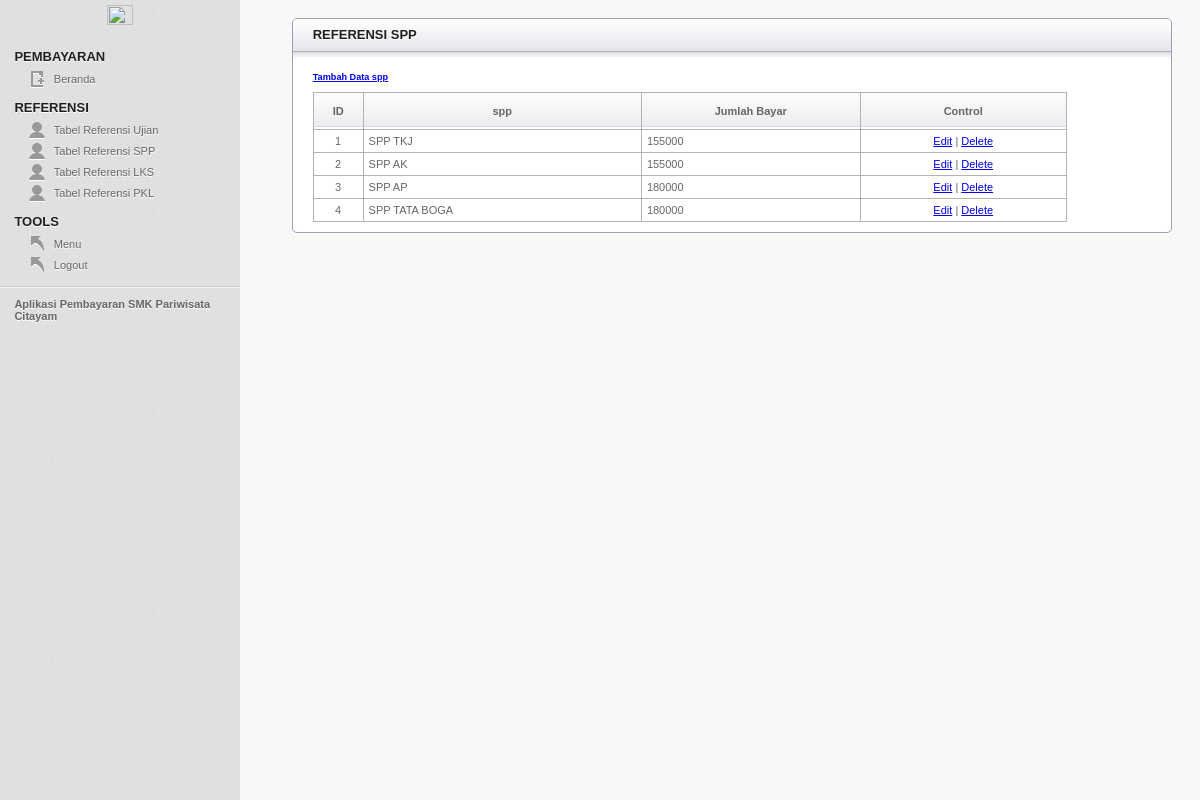
Page /pembayaran/index.php?p=refspp on the committed database.
### tables this page shows
CREATE TABLE `t_spp` (
  `id_spp` int(11) NOT NULL,
  `spp` varchar(20) NOT NULL,
  `jumlah` int(11) NOT NULL
);

### pembayaran/refspp.php (the view, shortened to what this page needs)
<article class="module width_full">
	<header><h3>Referensi SPP</h3></header>
		<div class="module_content">
		<h5><a href="?p=refspp&mod=add">Tambah Data spp</a></h5>
		<?php
		echo "<table border='1' class='data'><tr><th>ID</th><th>spp</th><th>Jumlah Bayar</th><th>Control</th></tr>";
		$q_spp 	= mysqli_query($con, "SELECT * FROM t_spp ORDER BY id_spp ASC") or die (mysqli_error($con));
		$j_data 	= mysqli_num_rows($q_spp);
		if ($j_data == 0) {
			echo "<tr><td id='tengah' colspan='3'>-- Tidak Ada Data --</td></tr>";
		} else {
			$no = 1;
			while ($a_spp = $q_spp->fetch_array()) {
				echo "<tr><td id='tengah'>$no</td><td>$a_spp[1]</td><td>$a_spp[2]</td>
				<td id='tengah'><a href='?p=refspp&mod=edit&id=$a_spp[0]'>Edit</a> |
					<a href='?p=refspp&mod=del&id=$a_spp[0]' onclick=\"return konfirmasi('Menghapus data $a_spp[1]')\">Delete</a>
				</tr>";
				$no++;
			}
		}
		echo "</table>";
		?>
		</div>
</article>

### pembayaran/css/test.css (style rules this page uses)
html, body, div, map, dt, isindex, form, header, aside, section, section, article, footer { display: block; }
html, body { height: 100%; margin: 0; padding: 0; font-family: Verdana, Helvetica, Arial, sans-serif; background: #F8F8F8; font-size: 11px; }
#main h3 { color: #1F1F20; text-transform: uppercase; text-shadow: 0 1px 0 #fff; font-size: 13px; margin: 8px 20px; }
.module { border: 1px solid #9BA0AF; width: auto; margin-right: 20px; margin-top: 20px; -webkit-border-radius: 5px; -moz-border-radius: 5px; border-radius: 5px; background: #ffffff; }
.module header h3 { display: block; margin: 10px 20px; width: auto; float: left; }
.module header { height: 38px; width: 100%; background: #F1F1F4 url(../images/secondary_bar.png) repeat-x; -webkit-border-top-left-radius: 5px; -webkit-border-top-right-radius: 5px; -moz-border-radius-top-left: 5px; -moz-border-radius-top-right: 5px; border-top-left-radius: 5px; border-top-right-radius: 5px; }
.module_content { margin: 10px 20px; color: #666; }
#tengah { text-align: center; }
.module { border: 1px solid #9BA0AF; width: 100%; margin: 20px 3% 0 3%; margin-top: 20px; -webkit-border-radius: 5px; -moz-border-radius: 5px; border-radius: 5px; background: #ffffff; }
#main .module header h3 { display: block; width: 90%; float: left; }
.module header { height: 38px; width: 100%; background: #F1F1F4 url(../images/secondary_bar.png) repeat-x; -webkit-border-top-left-radius: 5px; -webkit-border-top-right-radius: 5px; -moz-border-radius-topleft: 5px; -moz-border-radius-topright: 5px; border-top-left-radius: 5px; border-top-right-radius: 5px; }
.width_full { width: 95%; }
.data { width: 90%; margin: -5px 0 0 0; border-radius:5px; border: 1px solid #B3B3B3; border-collapse: collapse; }
.data td { margin: 0; padding: 0; border-bottom: 1px solid #B3B3B3; border-collapse: collapse; padding: 5px; }
.data th { height: 34px; background: url(../images/table_sorter_header.png) repeat-x; text-align: center; cursor: pointer; border-collapse: collapse; }

### rows in the picture
t_spp: spp "SPP TKJ", jumlah "155000"
t_spp: spp "SPP AK", jumlah "155000"
t_spp: spp "SPP AP", jumlah "180000"
t_spp: spp "SPP TATA BOGA", jumlah "180000"
